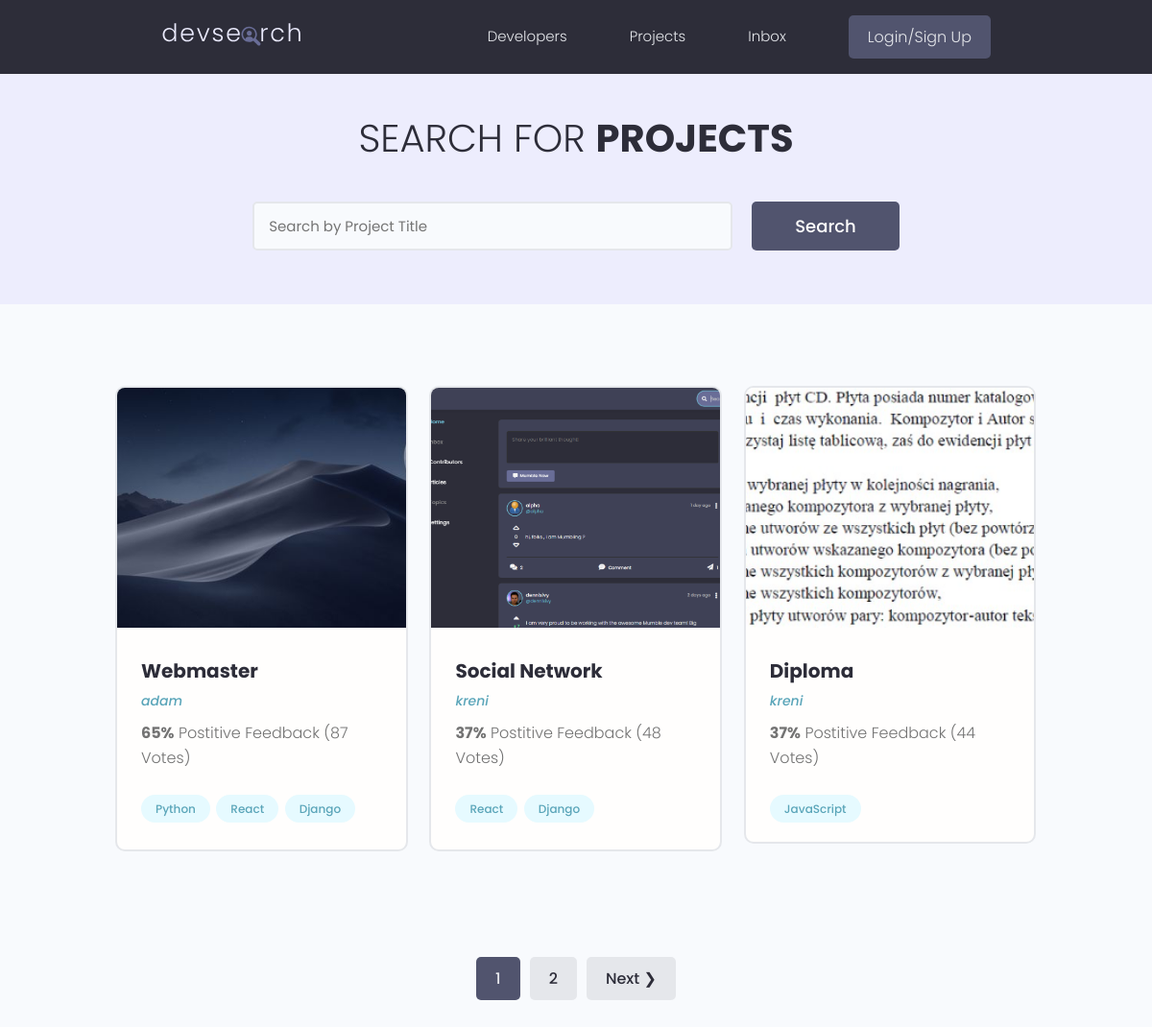
The page /projects/ on the database as committed earlier.
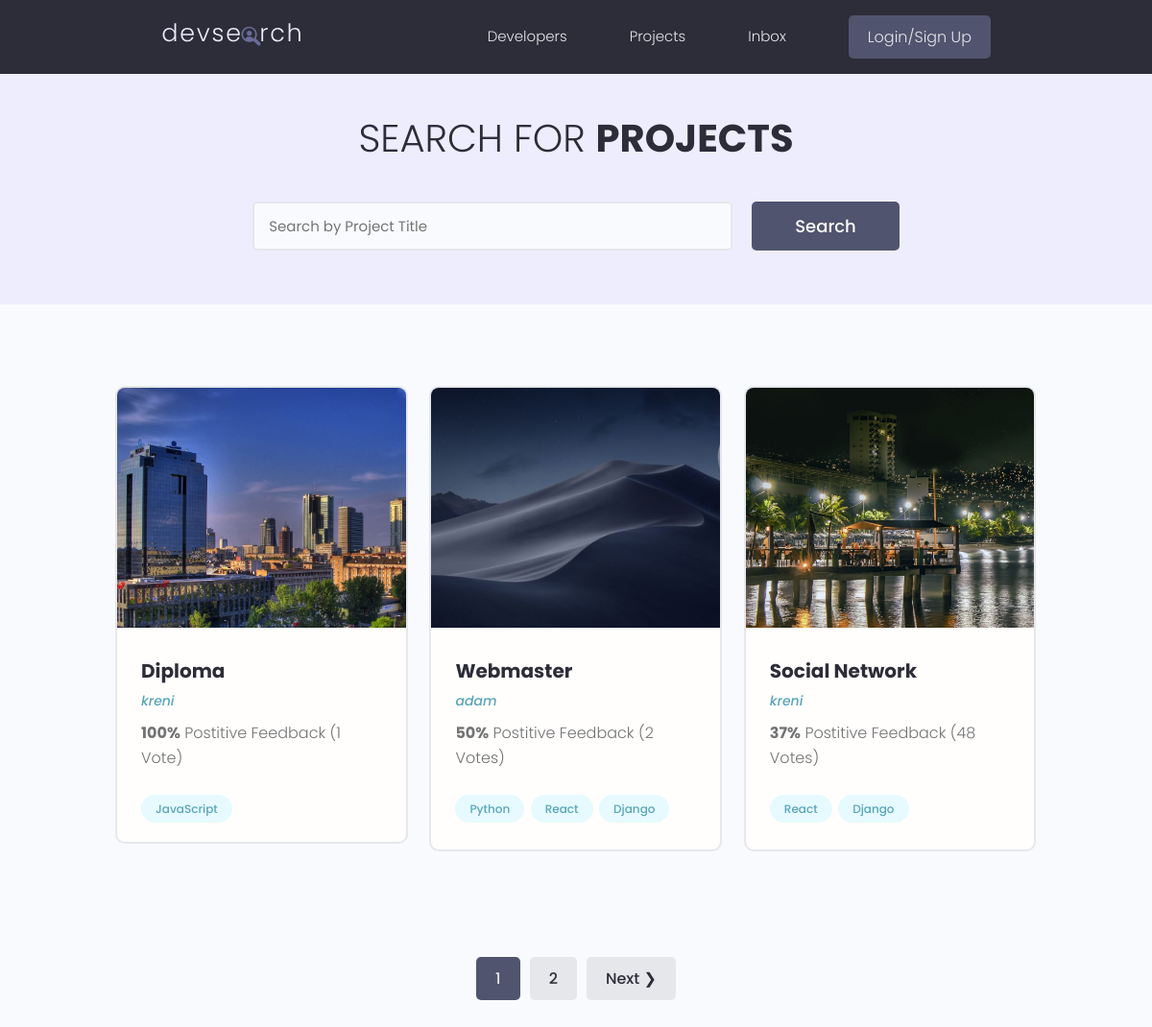
The same page on the database as committed later.
### projects/models.py (models this page shows, shortened)
class Project(models.Model):
    owner = models.ForeignKey(Profile, null=True, blank=True, on_delete=models.SET_NULL)
    title = models.CharField(max_length = 200)
    description = models.TextField(null=True, blank=True)
    featured_image = models.ImageField(null=True, blank=True, default="default.jpg")
    demo_link = models.CharField(max_length=200, null=True, blank=True)
    source_link = models.CharField(max_length=2000, null=True, blank=True)
    tags = models.ManyToManyField('Tag')
    vote_total = models.IntegerField(default=0, null=True, blank=True)
    vote_ratio = models.IntegerField(default=0, null=True, blank=True)
    created = models.DateTimeField(auto_now_add=True)
    id = models.UUIDField(default=uuid.uuid4, unique=True, primary_key=True, editable=False)
    class Meta:
        ordering = ["-vote_ratio", '-vote_total','title'] #Order of display

class Tag(models.Model):
    name = models.CharField(max_length=200)
    created = models.DateTimeField(auto_now_add=True)
    id = models.UUIDField(default=uuid.uuid4, unique=True, primary_key=True, editable=False)
    def __str__(self):
        return self.name

### users/models.py (models this page shows)
class Profile(models.Model):
    user = models.OneToOneField(User, on_delete=models.CASCADE, null=True, blank=True)
    name = models.CharField(max_length=200, blank=True, null=True)
    email = models.EmailField(max_length=200, blank=True, null=True)
    username = models.CharField(max_length=200, blank=True, null=True)
    location = models.CharField(max_length=200, blank=True, null=True)
    short_intro = models.CharField(max_length=200, blank=True, null=True)
    bio = models.TextField(max_length=200, blank=True, null=True)
    profile_image = models.ImageField(null=True, blank=True, upload_to='profiles/', default='profiles/user-default.png')
    social_github = models.CharField(max_length=200, blank=True, null=True)
    social_twitter = models.CharField(max_length=200, blank=True, null=True)
    social_linkedin = models.CharField(max_length=200, blank=True, null=True)
    social_youtube = models.CharField(max_length=200, blank=True, null=True)
    social_website = models.CharField(max_length=200, blank=True, null=True)
    id = models.UUIDField(default=uuid.uuid4, primary_key=True, editable=False, unique=True)
    def __str__(self):
        return str(self.username)

### projects/views.py (the view)
# urls.py: path('projects/', include('projects.urls')),
def projects(request):
    projects, search_query = searchProjects(request)
    custom_range, projects = paginateProjects(request, projects, 3)
    context={'projects':projects, 'search_query':search_query, 'custom_range':custom_range}
    return render(request, 'projects/projects.html', context)

### projects/utils.py (called while the page is built)
def paginateProjects(request, projects, results):
    page = request.GET.get('page')
    paginator = Paginator(projects, results)
    try:
        projects = paginator.page(page)
    except PageNotAnInteger:
        page = 1
        projects = paginator.page(page)
    except EmptyPage:
        page = paginator.num_pages
        projects = paginator.page(page)
    leftIndex = (int(page)-4)
    if leftIndex < 1:
        leftIndex = 1
    rightIndex = (int(page)+5)
    if rightIndex > paginator.num_pages:
        rightIndex = paginator.num_pages+1
    custom_range = range(leftIndex, rightIndex)
    return custom_range, projects

def searchProjects(request):
    search_query = ''
    if request.GET.get('search_query'):
        search_query = request.GET.get('search_query')
    tags = Tag.objects.filter(name__icontains=search_query)
    projects = Project.objects.distinct().filter(
        Q(title__icontains=search_query) |
        Q(description__icontains=search_query) |
        Q(owner__name__icontains=search_query) |
        Q(tags__in=tags)
    )
    return projects, search_query

### projects/templates/projects/projects.html (shortened to what this page needs)
{% extends 'main.html' %}
{% block content %}
    <main class="projects">
        <section class="hero-section text-center">
          <div class="container container--narrow">
            <div class="hero-section__box">
              <h2>Search for <span>Projects</span></h2>
            </div>
            <div class="hero-section__search">
              <form id="searchForm" class="form" action="{% url 'projects' %}" method="get">
                <div class="form__field">
                  <input class="input input--text" id="formInput#search" type="text" name="search_query"
                  value="{{ search_query }}" placeholder="Search by Project Title" />
                </div>
                <input class="btn btn--sub btn--lg" type="submit" value="Search" />
              </form>
            </div>
          </div>
        </section>
        <section class="projectsList">
          <div class="container">
            <div class="grid grid--three">
              {% for project in projects %}
              <div class="column">
                <div class="card project">
                  <a href="{% url 'project' project.id %}" class="project">
                    <img class="project__thumbnail" style="min-width:450px;" src="{{project.featured_image.url}}" alt="project thumbnail" />
                    <div class="card__body">
                      <h3 class="project__title">{{ project.title }}</h3>
                      <p><a class="project__author" href="{% url 'user-profile' project.owner.id %}">{{ project.owner }}</a></p>
                      <p class="project--rating">
                        <span style="font-weight: bold;">{{ project.vote_ratio }}%</span> Postitive
                        Feedback ({{ project.vote_total }} Vote{{project.vote_total|pluralize:"s"}})
                      </p>
                      <div class="project__tags">
                        {% for tag in project.tags.all %}
                        <span class="tag tag--pill tag--main">
                          <small>{{ tag }}</small>
                        </span>
                        {% endfor %}
                      </div>
                    </div>
                  </a>
                </div>
              </div>
              {% endfor %}
            </div>
          </div>
        </section>
        {% include 'pagination.html' with queryset=projects custom_range=custom_range %}
      </main>
{% endblock %}

### templates/main.html (shortened to what this page needs)
<!DOCTYPE html>
{% load static %}
<html>
<head>
  <link rel="stylesheet" href="https://cdn.iconmonstr.com/1.3.0/css/iconmonstr-iconic-font.min.css" />
  <link rel="stylesheet" href="{% static 'uikit/styles/uikit.css' %}" />
  <link rel="stylesheet" href="{% static 'styles/app.css' %}" />
</head>
<body>
    {% include 'navbar.html' %}
    {% block content %}{% endblock %}
</body>
</html>

### templates/navbar.html (shortened to what this page needs)
{% load static %}
<header class="header">
    <div class="container container--narrow">
      <a href="{% url 'profiles' %}" class="header__logo" style="padding-right: 60px;">
        <img src="{% static 'images/logo.svg' %}" alt="DevSearch Logo" />
      </a>
      <nav class="header__nav">
        <ul class="header__menu">
          <li class="header__menuItem"><a href="{% url 'profiles' %}">Developers</a></li>
          <li class="header__menuItem"><a href="{% url 'projects' %}">Projects</a></li>
          <li class="header__menuItem"><a href="{% url 'projects' %}">Inbox</a></li>
          {% if request.user.is_authenticated %}
          <li class="header__menuItem"><a href="{% url 'account' %}">Account</a></li>
          <li class="header__menuItem"><a href="{% url 'logout' %}" class="btn btn--sub">Log out</a></li>
          {% else %}
          <li class="header__menuItem"><a href="{% url 'login' %}" class="btn btn--sub">Login/Sign Up</a></li>
          {% endif %}
        </ul>
      </nav>
    </div>
  </header>

### templates/pagination.html (shortened to what this page needs)
{% if queryset.has_other_pages %}
        <div class="pagination">
          <ul class="container">
            {% for page in custom_range %}
            {% if page == queryset.number %}
            <li><a href="?page={{page}}" class="btn page-link btn--sub" data-page="{{page}}">{{page}}</a></li>
            {% else %}
            <li><a href="?page={{page}}" class="btn page-link" data-page="{{page}}">{{page}}</a></li>
            {% endif %}
            {% endfor %}
            {% if queryset.has_next %}
            <li><a href="?page={{queryset.next_page_number}}" class="btn page-link" data-page="{{queryset.next_page_number}}">Next &#10095</a></li>
            {% endif %}
          </ul>
        </div>
    {% endif %}

### static/styles/app.css (style rules this page uses)
:root { --color-sub: #2d2d39; }
.btn--sub { background-color: var(--color-sub-light); }
.card { border: 2px solid var(--color-light); }
img { width: 100%; }
.header { position: sticky; z-index: 111; background-color: var(--color-sub); padding: 1.5rem 0; }
.header > .container { display: flex; justify-content: space-between; align-items: center; }
.header__logo > img { height: 3.8rem; }
.header__nav > ul { display: inline-flex; align-items: center; list-style: none; gap: 6.5rem; }
.header__menuItem > a { color: var(--color-light); font-weight: 300; }
.hero-section { height: 40vh; display: flex; align-items: center; background-color: var(--color-sub); }
.hero-section__box { margin-bottom: 4rem; }
.hero-section__box > h2, .hero-section__box > h2 > span { font-size: 4rem; color: var(--color-light); line-height: 1.3; text-transform: uppercase; }
.hero-section__box > h2 { font-weight: 300; }
.hero-section__box > h2 > span { font-weight: 700; }
.hero-section__search > .form { display: flex; align-items: center; justify-content: center; gap: 2rem; }
.hero-section__search > .form input.input--text { width: 50rem; }
.pagination { margin-top: 8rem; margin-bottom: 10rem; }
.pagination > ul { flex-wrap: wrap; list-style: none; display: flex; align-items: center; justify-content: center; gap: 1rem; }
.pagination .btn { color: var(--color-sub); }
.pagination .btn.btn--sub { color: var(--color-light); }
.project__author { font-size: 1.4rem; font-style: italic; }
.project--rating { margin-bottom: 1.6em; margin-top: .5em; }
.projects > .hero-section { background: var(--color-sub-lighter); height: 30vh; }
.projects .hero-section__box { margin-bottom: 2.5rem; }
.projects .hero-section__box > h2 { color: var(--color-sub); }
.projects .hero-section__box > h2 > span { font-weight: 700; color: var(--color-sub); }
.projectsList { margin-top: 8rem; }
.project__thumbnail { height: 25rem; object-fit: cover; object-position: top center; }
.project__title { font-size: 2rem; font-weight: 700; color: var(--color-sub); }

### static/uikit/styles/modules/_variables.css (style rules this page uses)
:root { --color-main: #5aa5b9; --color-main-light: #e6faff; --color-sub: #3f4156; --color-sub-light: #51546e; --color-sub-lighter: #ededfd; --color-text: #737373; --color-gray: #8b8b8b; --color-light: #e5e7eb; --color-light-gray: #767676; --color-bg: #f8fafd; --color-white: #fffefd; --color-white-light: #f3f3f3; --color-success: #359e64; --color-success-bg: #def8e8; --color-error: #fc4b0b; --color-error-bg: #fff2ee; --font-base: 'Poppins', arial, helvetica, 'Segoe UI', roboto, ubuntu, sans-serif; --font-monospace: 'Fira Code', 'Courier New', courier, monospace; --font-regular: 300; --font-medium: 500; --font-bold: 700; --generic-shadow: 1px 1px 5px #00000010; --generic-transition: all 0.3s ease-in-out; }

### static/uikit/styles/modules/_base.css (style rules this page uses)
* { margin: 0; padding: 0; box-sizing: border-box; text-rendering: optimizeLegibility; color: inherit; font-size: inherit; }
html { font-size: 50%; }
@media only screen and (min-width: 480px) { html { font-size: 56.25%; } }
@media only screen and (min-width: 1200px) { html { font-size: 62.5%; } }
body { line-height: 1.6; font-weight: 400; font-size: 1.5rem; color: var(--color-text); background-color: var(--color-bg); min-height: 100vh; }

### static/uikit/styles/modules/_typography.css (style rules this page uses)
* { font-family: var(--font-base); }
h2 { font-size: 3.6rem; font-weight: var(--font-bold); }
h3 { font-size: 3.2rem; font-weight: var(--font-medium); }
p, span, strong { font-size: 1.6rem; color: var(--color-text); font-weight: var(--font-regular); }
a { padding-bottom: 2px; text-decoration: none; display: inline-block; color: var(--color-main); font-weight: var(--font-medium); }

### static/uikit/styles/modules/_utilities.css (style rules this page uses)
.container { width: 92%; max-width: 165rem; margin: 0 auto; box-sizing: border-box; }
.container--narrow { width: 92%; max-width: 120rem; }
@media screen and (min-width: 1000px) { .container { width: 90%; } }
@media screen and (min-width: 1000px) { .container--narrow { width: 85%; } }
@media screen and (min-width: 1200px) { .container { width: 80%; } }
@media screen and (min-width: 1200px) { .container--narrow { width: 72%; } }
.text-center { text-align: center; }

### static/uikit/styles/modules/_card.css (style rules this page uses)
.card { border-radius: 1rem; background-color: var(--color-white); border: 1.5px solid var(--color-light); width: auto; height: auto; margin-top: 0.5rem; margin-bottom: 0.5rem; overflow: hidden; }
.card__body, .card__header { padding: 2rem 2.5rem; }

Rows that differ between the two databases and show on the page:
changed Project "Diploma": featured_image: a different picture; vote_ratio "37" → "100"; vote_total "44" → "1"; moves up the list
changed Project "Webmaster": vote_ratio "65" → "50"; vote_total "87" → "2"
changed Project "Social Network": featured_image: a different picture
